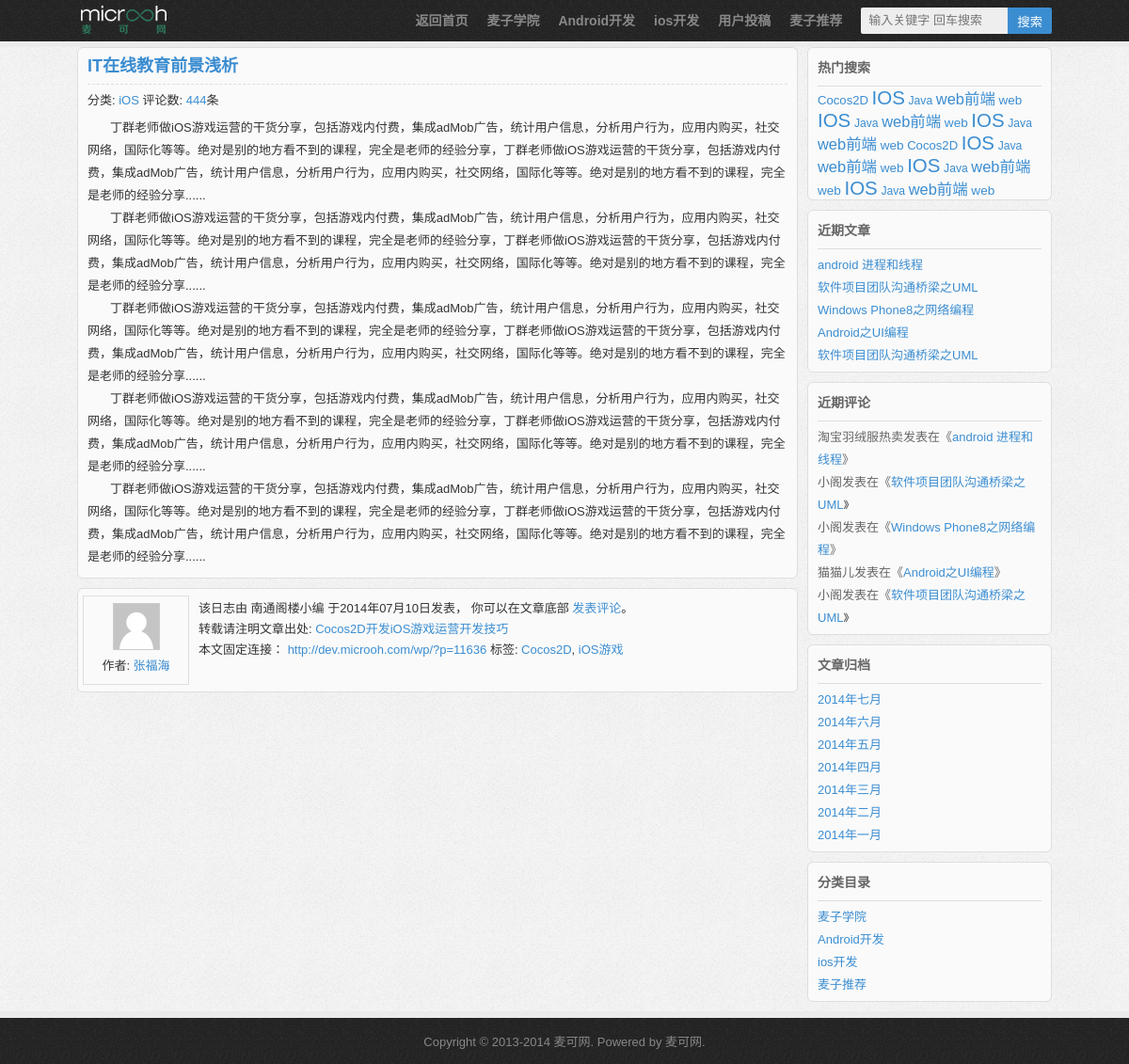
Page /blog/3/ on the committed database.
### blog/models.py (models this page shows)
class Article(models.Model):
    article_name = models.CharField(max_length=200)
    cate = models.ForeignKey(Category)
    article_date = models.DateField()
    comment_count = models.IntegerField()
    artist = models.ForeignKey(Author)
    keywords = models.ManyToManyField(Keyword)
    def get_authorname(self):
        return format_html('<a href="user/1">'+self.artist.author_name+'</a>')
    get_authorname.short_description = "Author Name"
    get_authorname.allow_tags = True
    def get_category(self):
        return self.cate.cate_name
    get_category.short_description = "Category"

class Category(models.Model):
    cate_name = models.CharField(max_length=30)

class Author(models.Model):
    author_name = models.CharField(max_length=30)

### blog/views.py (the view)
# urls.py: url(r'^blog/(?P<param>\d+)/$', 'blog.views.blog_show'),
def blog_show(request, param):
	article = Article.objects.get(id = param)
	return render_to_response('blog_show.html', locals())

### blogdemo/templates/blog_show.html
{% extends "blog_list.html" %}
{% block content %}
<div class="post">
			<h2><a href="show.html" title="Cocos2D开发iOS游戏运营开发技巧">{{ article.article_name }}</a></h2>
			<div class="entry">
				<div class="postmetadata">
					 分类: <a title="查看Cocos2D开发的全部文章" href="javascript:">{{ article.cate.cate_name }}</a> 评论数: <a title="Cocos2D开发iOS游戏运营开发技巧" href="javascript:">{{article.comment_count}}</a>条
				</div>
				<p>丁群老师做iOS游戏运营的干货分享，包括游戏内付费，集成adMob广告，统计用户信息，分析用户行为，应用内购买，社交网络，国际化等等。绝对是别的地方看不到的课程，完全是老师的经验分享，丁群老师做iOS游戏运营的干货分享，包括游戏内付费，集成adMob广告，统计用户信息，分析用户行为，应用内购买，社交网络，国际化等等。绝对是别的地方看不到的课程，完全是老师的经验分享......</p>
				<p>丁群老师做iOS游戏运营的干货分享，包括游戏内付费，集成adMob广告，统计用户信息，分析用户行为，应用内购买，社交网络，国际化等等。绝对是别的地方看不到的课程，完全是老师的经验分享，丁群老师做iOS游戏运营的干货分享，包括游戏内付费，集成adMob广告，统计用户信息，分析用户行为，应用内购买，社交网络，国际化等等。绝对是别的地方看不到的课程，完全是老师的经验分享......</p>
				<p>丁群老师做iOS游戏运营的干货分享，包括游戏内付费，集成adMob广告，统计用户信息，分析用户行为，应用内购买，社交网络，国际化等等。绝对是别的地方看不到的课程，完全是老师的经验分享，丁群老师做iOS游戏运营的干货分享，包括游戏内付费，集成adMob广告，统计用户信息，分析用户行为，应用内购买，社交网络，国际化等等。绝对是别的地方看不到的课程，完全是老师的经验分享......</p>
				<p>丁群老师做iOS游戏运营的干货分享，包括游戏内付费，集成adMob广告，统计用户信息，分析用户行为，应用内购买，社交网络，国际化等等。绝对是别的地方看不到的课程，完全是老师的经验分享，丁群老师做iOS游戏运营的干货分享，包括游戏内付费，集成adMob广告，统计用户信息，分析用户行为，应用内购买，社交网络，国际化等等。绝对是别的地方看不到的课程，完全是老师的经验分享......</p>
				<p>丁群老师做iOS游戏运营的干货分享，包括游戏内付费，集成adMob广告，统计用户信息，分析用户行为，应用内购买，社交网络，国际化等等。绝对是别的地方看不到的课程，完全是老师的经验分享，丁群老师做iOS游戏运营的干货分享，包括游戏内付费，集成adMob广告，统计用户信息，分析用户行为，应用内购买，社交网络，国际化等等。绝对是别的地方看不到的课程，完全是老师的经验分享......</p>
			</div>
		</div>
		<div class="post_box">
			<div class="authorbio">
				<div class="author_pic">
					<img width="48" height="48" src="/media_root/images/header.png" alt="">
				</div>
				<div class="author_description">
					作者: <a title="由南通阁楼小编发布" href="javascript:">{{ article.artist.author_name}}</a>
				</div>
			</div>
			<div class="author_text">
		该日志由 南通阁楼小编 于2014年07月10日发表，
				你可以在文章底部
				<a href="javascript:">发表评论</a>。
				<br>
		转载请注明文章出处:
				<a title="本文固定链接 http://dev.microoh.com/wp/?p=11636" href="http://dev.microoh.com/wp/?p=11636">Cocos2D开发iOS游戏运营开发技巧</a><br>
        本文固定连接：
				<a title="本文固定链接 http://dev.microoh.com/wp/?p=11636" href="http://dev.microoh.com/wp/?p=11636">http://dev.microoh.com/wp/?p=11636</a>
		标签:
				<a rel="tag" href="javascript:">Cocos2D</a>, <a rel="tag" href="javascript:" looyu_bound="1">iOS游戏</a>
			</div>
		</div>
{% endblock %}

### blogdemo/static/css/style.css (style rules this page uses)
* { border:0;margin:0;padding:0 }
body { font-family:'Microsoft Yahei',Arial,Helvetica,Georgia,Sans-serif;font-size:13px;color:#333;background:#f7f7f7 url(../images/body.gif) repeat }
a:link,a:visited { text-decoration:none;color:#3b8dd1 }
.post { float:right;width:744px;margin:0 0 10px 0;padding:10px;-moz-border-radius:6px;-webkit-border-radius:6px;border-radius:6px;border:1px solid #dedede;background:#fafafa;position:relative;overflow:hidden }
.post h2 { height:18px;line-height:18px;font-size:18px;padding:0 0 10px 0 }
.entry p { line-height:24px;text-indent:24px }
.entry .postmetadata { height:34px;line-height:34px;border-top:1px dashed #dedede }
.post_box,.post_boxs,.post_box_related { clear:both;width:auto;margin-bottom:10px;line-height:24px;background:#fafafa;border:1px solid #dedede;padding:5px;-moz-border-radius:6px;-webkit-border-radius:6px;border-radius:6px;overflow:hidden }
.post_box .authorbio { float:left;width:107px;text-align:center;border:1px solid #dedede;margin:2px 10px 2px 0;padding:2px }
.post_box .author_pic { width:48px;height:48px;margin:5px auto;padding:0;border:1px solid #ccc }
.post_box .author_description { width:auto;margin:5px auto }
.post_box .author_text { width:auto;line-height:22px;padding:5px 0 3px 0 }

### rows in the picture
Article: article_name "IT在线教育前景浅析", cate.cate_name "iOS", comment_count "444", artist.author_name "张福海"
